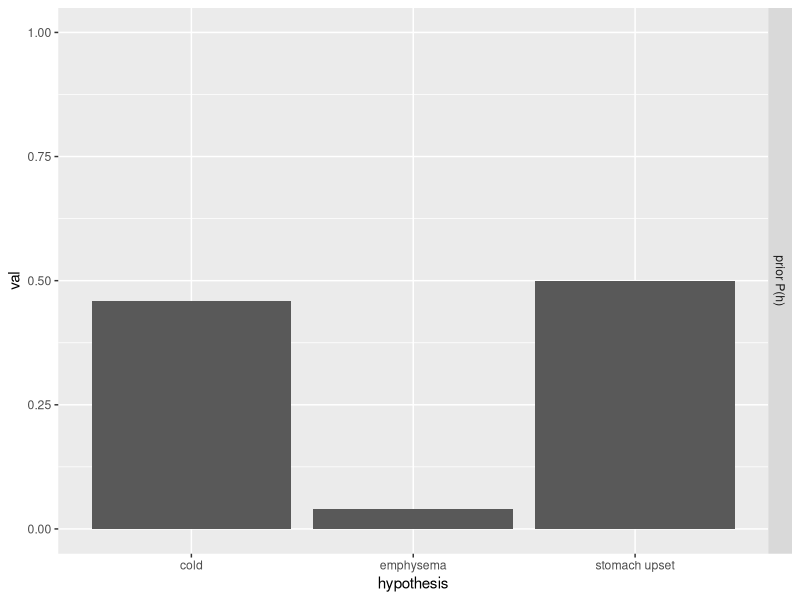
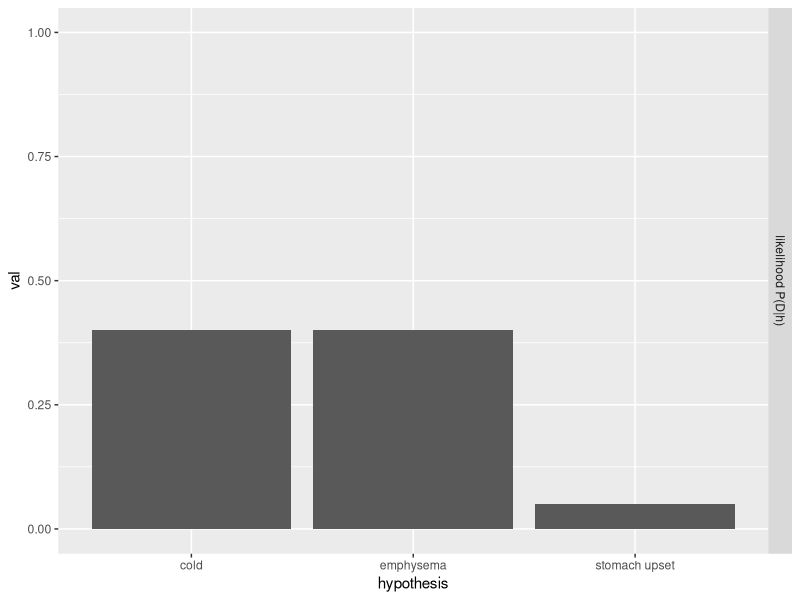
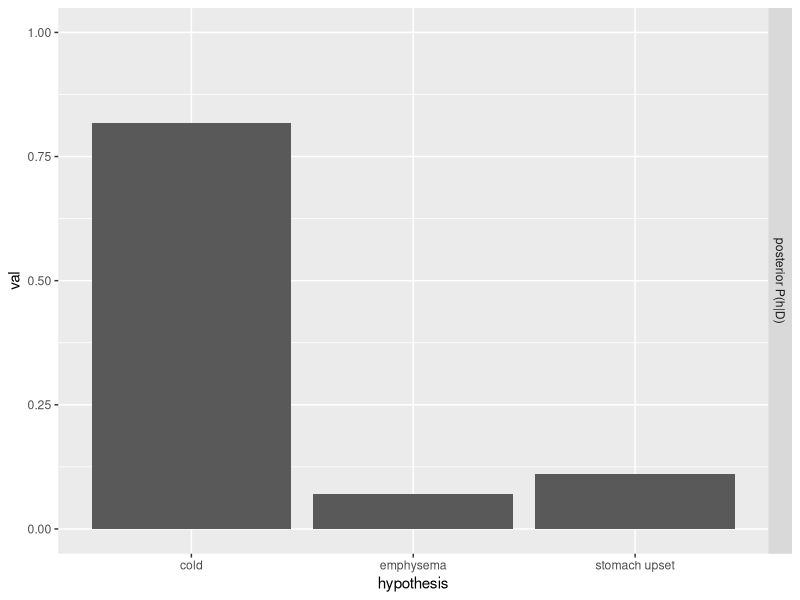

The R script that drew these images, in order:
## ---- chunk 1
knitr::opts_chunk$set(echo = TRUE, progress = TRUE)
## ---- chunk 2
library(here)
library(tidyverse)
library(ggplot2)
## ---- chunk 3
h  <- c('cold', 'emphysema', 'stomach upset')
p_h <- c(0.46, 0.04, 0.5)
prior <- tibble(h, val=p_h, dist='prior P(h)')

plotdiseasechart <- function(d) {
  pic <- d %>%
    ggplot(aes(x=h, y = val)) +
    scale_y_continuous(lim=c(0,1)) +
    geom_col() +
    facet_grid(dist ~ .)  +
    xlab("hypothesis")
  plot(pic)
}

plotdiseasechart(prior)
## ---- chunk 4
p_d_given_h <- c(0.4, 0.4, 0.05)
likelihood  <- tibble(h, val=p_d_given_h, dist='likelihood P(D|h)')
plotdiseasechart(likelihood)
## ---- chunk 5
# update prior by multiplying by likelihood
p_h_given_d <- p_d_given_h * p_h
# "normalise" the posterior so that it sums to 1
p_h_given_d <- p_h_given_d / sum(p_h_given_d)
posterior  <- tibble(h, val=p_h_given_d, dist='posterior P(h|D)')
plotdiseasechart(posterior)
